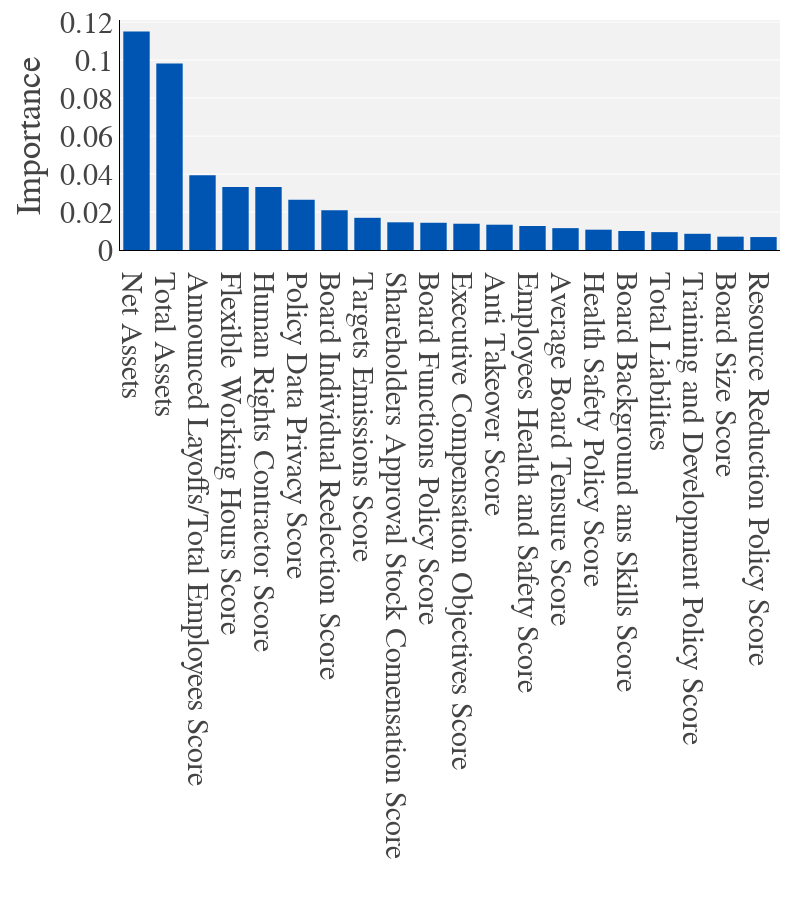

Source (notebook cell):
### Code cell
fig = px.bar(feature_import, y="importance", width=800, 
                           height=900) #, title="Feature importances using permutation on full model"
fig.update_yaxes(title = 'Importance')
fig.update_xaxes(title = None, dtick=1)

fig.update_layout(margin=dict(l=120, r=20, t=20, b=650),)

fig.show()

fig.write_image("images/final/governance/feature_importance_governance_lgbm.png")
pio.write_image(fig, 'images/final/governance/feature_importance_governance_lgbm.png', scale=5, width=800, height=900)

### Figure 1 — Plotly figure (JSON) as saved in the notebook; plotly's stock layout.template omitted (floating-point values rounded to 4 significant figures)
{"data": [{"alignmentgroup": "True", "hovertemplate": "index=%{x}<br>importance=%{y}<extra></extra>", "legendgroup": "", "marker": {"color": "#0055B3", "pattern": {"shape": ""}}, "name": "", "offsetgroup": "", "orientation": "v", "showlegend": false, "textposition": "auto", "type": "bar", "x": ["Net Assets", "Total Assets", "Announced Layoffs/Total Employees Score", "Flexible Working Hours Score", "Human Rights Contractor Score", "Policy Data Privacy Score", "Board Individual Reelection Score", "Targets Emissions Score", "Shareholders Approval Stock Comensation Score", "Board Functions Policy Score", "Executive Compensation Objectives Score", "Anti Takeover Score", "Employees Health and Safety Score", "Average Board Tensure Score", "Health Safety Policy Score", "Board Background ans Skills Score", "Total Liabilites", "Training and Development Policy Score", "Board Size Score", "Resource Reduction Policy Score"], "xaxis": "x", "y": [0.1151, 0.09816, 0.03943, 0.0332, 0.03315, 0.02641, 0.02098, 0.01695, 0.01459, 0.01434, 0.01384, 0.01332, 0.01265, 0.01152, 0.0107, 0.009997, 0.009413, 0.008538, 0.007019, 0.006822], "yaxis": "y"}], "layout": {"barmode": "relative", "height": 900, "legend": {"tracegroupgap": 0}, "margin": {"b": 650, "l": 120, "r": 20, "t": 20}, "width": 800, "xaxis": {"anchor": "y", "domain": [0, 1], "dtick": 1, "title": {}}, "yaxis": {"anchor": "x", "domain": [0, 1], "title": {"text": "Importance"}}}}
